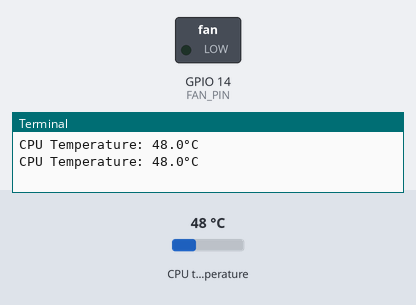
The program below on a simulated Raspberry Pi (BCM pin numbers). On the bench: switched loads named in the program (green lamp = pin HIGH), the last lines printed to the terminal. The inputs (shaded band) are chosen by the test bench; at power-on: CPU temperature 48 °C. Files the program writes start out absent.

Above: at 1.2 s.
1.3 s: CPU temperature set to 53 °C
3.2 s: CPU temperature set to 56 °C
At 5.2 s:
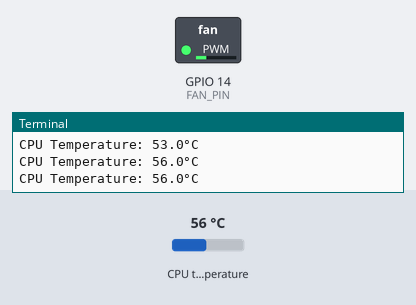
5.5 s: CPU temperature set to 63 °C
7.3 s: CPU temperature set to 66 °C
At 9.3 s:
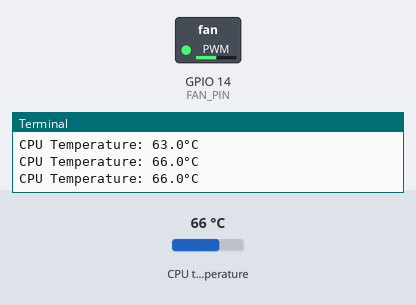
9.6 s: CPU temperature set to 70 °C
11.3 s: CPU temperature set to 73 °C
At 13.6 s:
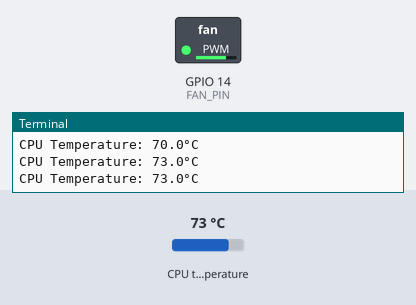
Timing chart, 0 to 14.7 s (numbered marks = the images above; inputs shaded):
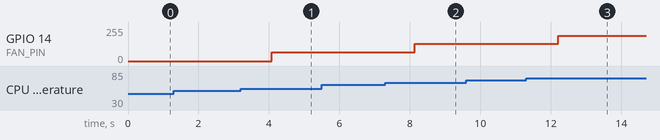

The program:

fan_speed_control.py
```python
#!/usr/bin/python3

import RPi.GPIO as GPIO
import time
import os
import signal
import sys

# File where the current fan speed is published for read_fan_speed.py to
# read; overridable via environment variable.
FAN_SPEED_FILE = os.environ.get("FAN_SPEED_FILE", "/tmp/fan_speed.txt")

# GPIO14 = physical pin 8
FAN_PIN = 14
GPIO.setmode(GPIO.BCM)
GPIO.setup(FAN_PIN, GPIO.OUT)

pwm = GPIO.PWM(FAN_PIN, 25)
pwm.start(0)

def read_cpu_temperature():
    temp = os.popen("vcgencmd measure_temp").readline()
    temp = temp.replace("temp=", "").replace("'C\n", "")
    return float(temp)

def control_fan_speed(speed):
    with open(FAN_SPEED_FILE, "w") as f:
        f.write(str(speed))
    pwm.ChangeDutyCycle(speed)

def fan_speed_curve(temperature):
    if temperature < 55:
        return 0
    elif 55 <= temperature < 65:
        return 25
    elif 65 <= temperature < 72:
        return 50
    elif 72 <= temperature < 77:
        return 75
    else:
        return 100

def shutdown_handler(signum, frame):
    print("\nTerminating the program...")
    pwm.stop()
    GPIO.cleanup()
    sys.exit(0)

signal.signal(signal.SIGTERM, shutdown_handler)
signal.signal(signal.SIGINT, shutdown_handler)

try:
    while True:
        cpu_temperature = read_cpu_temperature()
        print(f"CPU Temperature: {cpu_temperature}°C")
        control_fan_speed(fan_speed_curve(cpu_temperature))
        time.sleep(1)

except KeyboardInterrupt:
    shutdown_handler(None, None)
```

Measured:
- the behaviour switches between 54 and 55 °C on CPU temperature (found by bisection; images 0 and 1)
- the behaviour switches between 64 and 65 °C on CPU temperature (found by bisection; images 1 and 2)
- the behaviour switches between 71 and 72 °C on CPU temperature (found by bisection; images 2 and 3)
- after the input at 3.2 s, GPIO 14 (FAN_PIN): 0/255 → 64/255 after 0.88 s
- after the input at 7.3 s, GPIO 14 (FAN_PIN): 64/255 → 128/255 after 0.84 s
- after the input at 11.3 s, GPIO 14 (FAN_PIN): 128/255 → 191/255 after 0.91 s
